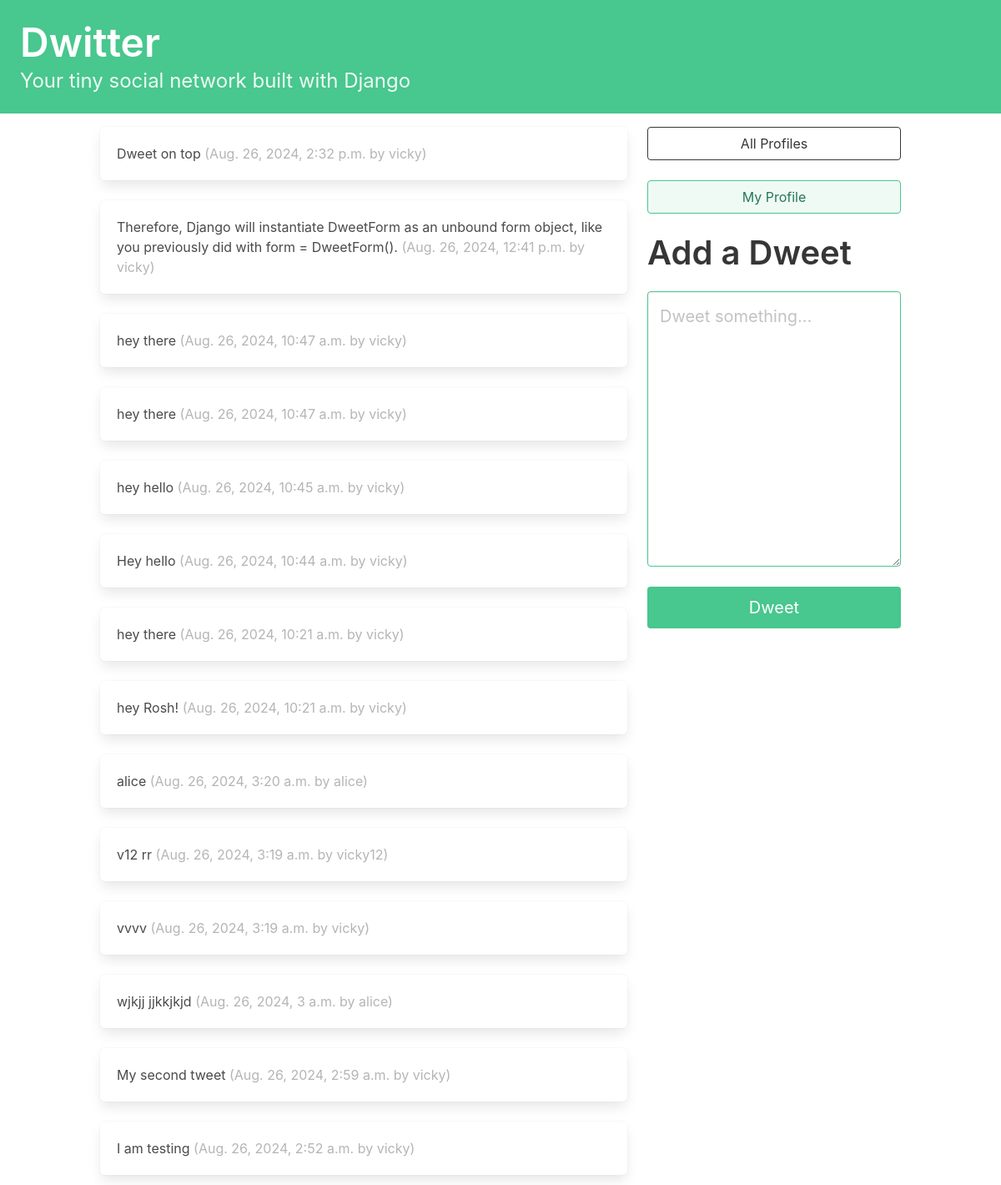
The app's page / (signed in) with its own data.
### dwitter/models.py (models this page shows, shortened)
class Dweet(models.Model):
    user = models.ForeignKey(
        User, related_name='dweets', on_delete=models.DO_NOTHING
    )
    body = models.CharField(max_length=140)
    created_at = models.DateTimeField(auto_now_add=True)

### dwitter/views.py (the view)
# urls.py: path('', dashboard, name='dashboard'),
def dashboard(request):
    form = DweetForm(request.POST or None)
    if request.method == 'POST':
        if form.is_valid():
            dweet = form.save(commit=False)
            dweet.user = request.user
            dweet.save()
            return redirect('dwitter:dashboard')
    followed_dweets = Dweet.objects.filter(
        user__profile__in = request.user.profile.follows.all()
    ).order_by('-created_at')
    return render(request, 'dwitter/dashboard.html',
                  {"form": form, "dweets": followed_dweets},)

### dwitter/forms.py
class DweetForm(forms.ModelForm):
    body = forms.CharField(
        required=True,
        widget=forms.widgets.Textarea(
            attrs={
                'placeholder': 'Dweet something...',
                'class': "textarea is-success is-medium",
            }
        ),
        label="",
        )
    class Meta:
        model = Dweet
        exclude = ('user',)

### dwitter/templates/dwitter/dashboard.html (shortened to what this page needs)
{% extends 'base.html' %}
{% block content %}
<div class="column">
        {% for dweet in dweets %}
            <div class="box">
                {{ dweet.body }}
                <span class="is-small has-text-grey-light">
                    ({{ dweet.created_at }} by {{ dweet.user.username }})
                </span>
            </div>
        {% endfor %}
</div>
<div class="column is-one-third">
<div class="block">
    <a href="{% url 'dwitter:profile_list' %} ">
        <button class="button is-dark is-outlined is-fullwidth">
            All Profiles
        </button>
    </a>
</div>
<div class="block">
    <a href="{% url 'dwitter:profile' request.user.profile.id %} ">
        <button class="button is-success is-light is-outlined is-fullwidth">
            My Profile
        </button>
    </a>
</div>
<div class="block">
        <div class="block">
            <h2 class="title is-2">Add a Dweet</p>
        </div>
    <div class="block">
    <form method="post">
        {{ form.as_p }}
        <button class="button is-success is-fullwidth is-medium mt-5"
                type="submit">Dweet
        </button>
    </form>
</div>
</div>
</div>
{% endblock content %}

### dwitter/templates/base.html (shortened to what this page needs)
<!DOCTYPE html>
<html lang="en">
<head>
    <link rel="stylesheet"
          href="https://cdn.jsdelivr.net/npm/bulma@0.9.3/css/bulma.min.css">
</head>
<body>
    <a href="{% url 'dwitter:dashboard' %} ">
    <section class="hero is-small is-success mb-4">
      <div class="hero-body">
        <h1 class="title is-1">Dwitter</h1>
        <p class="subtitle is-4">
            Your tiny social network built with Django
        </p>
        </div>
    </section>
    </a>
    <div class="container">
        <div class="columns">
        {% block content %}
        {% endblock content %}
        </div>
    </div>
</body>
</html>

### records on screen
Dweet: body "Dweet on top", created_at "Aug. 26, 2024, 2:32 p.m.", user.username "vicky"
Dweet: body "Therefore, Django will instantiate DweetForm as an unbound form object, like you previously did with form = DweetForm().", created_at "Aug. 26, 2024, 12:41 p.m.", user.username "vicky"
Dweet: body "hey there", created_at "Aug. 26, 2024, 10:47 a.m.", user.username "vicky"
Dweet: body "hey there", created_at "Aug. 26, 2024, 10:47 a.m.", user.username "vicky"
Dweet: body "hey hello", created_at "Aug. 26, 2024, 10:45 a.m.", user.username "vicky"
Dweet: body "Hey hello", created_at "Aug. 26, 2024, 10:44 a.m.", user.username "vicky"
Dweet: body "hey there", created_at "Aug. 26, 2024, 10:21 a.m.", user.username "vicky"
Dweet: body "hey Rosh!", created_at "Aug. 26, 2024, 10:21 a.m.", user.username "vicky"
Dweet: body "alice", created_at "Aug. 26, 2024, 3:20 a.m.", user.username "alice"
Dweet: body "v12 rr", created_at "Aug. 26, 2024, 3:19 a.m.", user.username "vicky12"
Dweet: body "vvvv", created_at "Aug. 26, 2024, 3:19 a.m.", user.username "vicky"
Dweet: body "wjkjj jjkkjkjd", created_at "Aug. 26, 2024, 3 a.m.", user.username "alice"
Dweet: body "My second tweet", created_at "Aug. 26, 2024, 2:59 a.m.", user.username "vicky"
Dweet: body "I am testing", created_at "Aug. 26, 2024, 2:52 a.m.", user.username "vicky"
